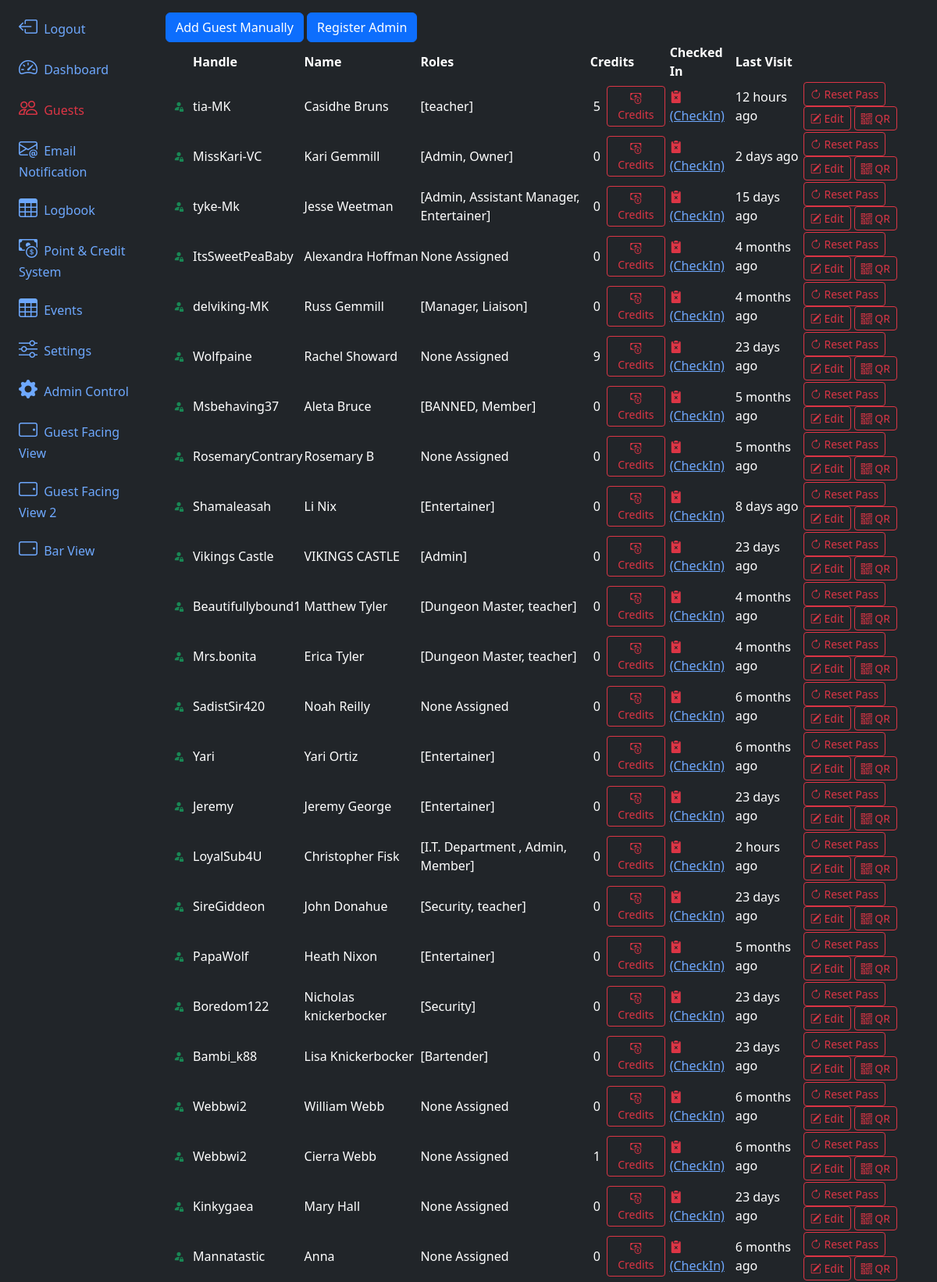
The page /guests/ (signed in, upper part) on the database its author committed.
### app/models.py (models this page shows, shortened)
@dataclass
class Guest(db.Model, UserMixin):
    id:int = db.Column(db.Integer, primary_key=True)
    uuid:str  = db.Column(db.String, unique=True, name="uuid")
    fetUsername:str  = db.Column(db.String(100) )
    name:str  = db.Column(db.String(100), nullable=False)
    email:str  = db.Column(db.String(200), nullable=False)
    phone:str  = db.Column(db.String(20))
    barStatus:int = db.Column(db.Integer, default=0)
    checkin_blocked:bool = db.Column(db.Boolean(), default=False)
    password:str  = db.Column(db.String(255))
    allow_qrcode_refresh:bool = db.Column(db.Boolean(), default=True)
    roles = db.relationship('Role', backref=db.backref('guests'), secondary=guest_role)
    performs = db.relationship('Addon', backref='guests', secondary='guest_addons')
    termsCheck:bool = db.Column(db.Boolean(), default=False)
    termsDate = db.Column(db.DateTime(timezone=True), server_default=func.now())
    membershipEmailSent:bool = db.Column(db.Boolean(), default=False)
    membershipEmailSentDate = db.Column(db.DateTime(timezone=True), server_default=None)
    membershipStart = db.Column(db.DateTime(timezone=True), server_default=None)
    membershipEnd = db.Column(db.DateTime(timezone=True), server_default=None)
    credit = db.relationship('GuestCredit',backref='guest')
    logbook = db.relationship('Guestlog', backref='guest')
    checkedIn:bool = db.Column(db.Boolean(), default=False)
    lastVisit = db.Column(db.DateTime(timezone=True), server_default=None)
    lastCheckOut = db.Column(db.DateTime(timezone=True), server_default=None)
    created_at = db.Column(db.DateTime(timezone=True), server_default=func.now())

@dataclass
class Role(db.Model):
    id:int = db.Column(db.Integer, primary_key=True)
    name:str  = db.Column(db.String(100))
    description:str  = db.Column(db.String(200))
    permissions:str  = db.Column(db.String(200))
    skip_payment_at_checkin:bool = db.Column(db.Boolean(), default=False)
    skip_tos_update_at_checkin:bool = db.Column(db.Boolean(), default=False)
    allow_login_to_backoffice:bool = db.Column(db.Boolean(), default=False)
    allow_password_reset:bool = db.Column(db.Boolean(), default=False)
    notify_staff_on_checkin:bool = db.Column(db.Boolean(), default=False)
    auto_checkout_on_event_end:bool = db.Column(db.Boolean(), default=False)
    def __repr__(self):
        return f'{self.name}'

@dataclass
class GuestCredit(db.Model):
    id:int = db.Column(db.Integer, primary_key=True)
    lastUpdate = db.Column(db.DateTime(timezone=True), server_default=None)
    guest_id = db.Column(db.Integer, db.ForeignKey('guest.id'), nullable=False)
    points:int  = db.Column(db.Integer, nullable=False, default=0)
    generalAmount:int  = db.Column(db.Integer, nullable=False, default=0)
    specialEventAmount:int  = db.Column(db.Integer, nullable=False, default=0)
    privateSessionAmount:int  = db.Column(db.Integer, nullable=False, default=0)

### app/routes.py (the view, shortened to what this page needs)
@app.route('/guests/', methods=['GET', 'POST'])
def guests():
    return render_template('guests.html', guests=Guest.query.all(), settings = Setting.query.first(), roles = Role.query.all())

### app/__init__.py (called while the page is built)
@app.template_filter('check_role_allow_password_reset')
def check_role_allow_password_reset(guest):
    return any(x.allow_password_reset == True for x in guest.roles)

@app.template_filter('get_general_credits')
def get_general_credits(credit):
    return sum(x.generalAmount for x in credit)

### app/models.py (called while the page is built)
@login_manager.user_loader
def load_user(user_id):
    return Guest.query.get(int(user_id))

### app/templates/guests.html (shortened to what this page needs)
{% extends 'layout.html' %}
{% block content %}
<div id="toolbar">
    <button type="button" class="btn btn-primary" data-bs-toggle="modal" data-bs-target="#registerModal"
        data-bs-mode="new">Add Guest Manually</button>
    <a href="/registerAdmin"><button type="button" class="btn btn-primary">Register Admin</button></a>
</div>
<table class="table-dark rounded-3 overflow-hidden" data-toolbar="#toolbar" data-toggle="table"
    data-show-columns="true">
    <thead>
        <tr>
            <th scope="col" data-switchable="true"></th>
            <th data-sortable="true" scope="col" data-switchable="false">Handle</th>
            <th data-sortable="true" scope="col" data-field="name" data-visible="false" class='d-none d-md-table-cell'>
                Name</th>
            <th data-sortable="true" scope="col" class='d-none d-lg-table-cell' data-switchable="false">Roles</th>
            <th data-sortable="true" scope="col" class='d-none d-xl-table-cell' data-switchable="false">Credits</th>
            <th data-sortable="true" scope="col" data-switchable="false">Checked In</th>
            <th data-sortable="true" scope="col" data-switchable="false">Last Visit</th>
            <th data-align="right" scope="col" data-switchable="false"></th>
        </tr>
    </thead>
    <tbody>
        {% for guest in guests %}
        <tr>
            <td>
                <button type="button" class="btn btn-sm" data-bs-mode="edit" data-bs-uuid="{{guest.id}}">
                    {% if guest.checkin_blocked == None %}
                    <i class="bi bi-person-fill-lock text-success"></i>
                    {% elif guest.checkin_blocked == False %}
                    <i class="bi bi-person-fill-lock text-success"></i>
                    {% else %}
                    <i class="bi bi-person-fill-lock text-danger"></i>
                    {% endif %}
                </button>
            </td>
            <td>
                {% if guest.fetUsername %}
                {{guest.fetUsername}}
                {% else %}
                {{guest.name}}
                {% endif %}
            </td>
            <td class='d-none d-md-table-cell'>{{guest.name}}</td>
            {% if guest.roles %}
            <td class='d-none d-lg-table-cell'>{{guest.roles}}</td>
            {% else %}
            <td class='d-none d-lg-table-cell'>None Assigned</th>
                {% endif %}
            <td class=''>
                <div class="d-flex flex-row justify-content-between align-items-center">
                    <div class="px-1">{{guest.credit | get_general_credits }}</div>
                    <div class="px-1"><a href="/guestCredit/{{guest.id}}"><button type="button"
                                class="btn btn-sm btn-outline-danger"><i class="bi bi-cash-coin"></i>
                                Credits</button></a></div>
                </div>
            </td>
            {% if guest.checkedIn %}
            <td class='d-none d-lg-table-cell'><i class="bi bi-clipboard2-check-fill text-success"></i> <a
                    href="/checkOut/{{guest.id}}/Manually?next=%2Fguests">(CheckOut)</a></td>
            {% else %}
            <td class='d-none d-lg-table-cell'><i class="bi bi-clipboard2-x-fill text-danger"></i> <a
                    href="/checkIn/{{guest.id}}/Manually?next=%2Fguests">(CheckIn)</a></td>
            {% endif %}
            {% if guest.lastVisit %}
            <td>{{ moment(guest.lastVisit).fromNow() }}</td>
            {% else %}
            <td>Never</td>
            {% endif %}
            <td>
                {% if current_user.roles and current_user | check_role_allow_password_reset %}
                <a href="/resetPassword/{{guest.id}}"><button type="button" class="btn btn-sm btn-outline-danger"><i
                            data-bs-toggle="tooltip" data-bs-title="Reset Guest Password"
                            class="bi bi-arrow-clockwise"></i> Reset Pass</button></a>
                {% endif %}
                <button type="button" class="btn btn-sm btn-outline-danger" data-bs-toggle="modal"
                    data-bs-target="#registerModal" data-bs-mode="edit" data-bs-uuid="{{guest.id}}"
                    data-bs-roles="{{guest.roles}}"><i class="bi bi-pencil-square"></i> Edit</button>
                <button type="button" class="btn btn-sm btn-outline-danger" data-bs-toggle="modal"
                    data-bs-target="#qrModal" data-bs-qr="{{guest.uuid}}"><i class="bi bi-qr-code"></i> QR</button>
            </td>
        </tr>
        {% endfor %}
    </tbody>
</table>
{% endblock content %}

### rows shown on the page
Guest: fetUsername "tia-MK", name "Casidhe Bruns", roles "[teacher]", credit|get_general_credits "5", lastVisit "12 hours ago"
Guest: fetUsername "MissKari-VC", name "Kari Gemmill", roles "[Admin, Owner]", credit|get_general_credits "0", lastVisit "2 days ago"
Guest: fetUsername "tyke-Mk", name "Jesse Weetman", roles "[Admin, Assistant Manager, Entertainer]", credit|get_general_credits "0", lastVisit "15 days ago"
Guest: fetUsername "ItsSweetPeaBaby", name "Alexandra Hoffman", shows "None Assigned", credit|get_general_credits "0", lastVisit "4 months ago"
Guest: fetUsername "delviking-MK", name "Russ Gemmill", roles "[Manager, Liaison]", credit|get_general_credits "0", lastVisit "4 months ago"
Guest: fetUsername "Wolfpaine", name "Rachel Showard", shows "None Assigned", credit|get_general_credits "9", lastVisit "23 days ago"
Guest: fetUsername "Msbehaving37", name "Aleta Bruce", roles "[BANNED, Member]", credit|get_general_credits "0", lastVisit "5 months ago"
Guest: fetUsername "RosemaryContrary", name "Rosemary B", shows "None Assigned", credit|get_general_credits "0", lastVisit "5 months ago"
Guest: fetUsername "Shamaleasah", name "Li Nix", roles "[Entertainer]", credit|get_general_credits "0", lastVisit "8 days ago"
Guest: fetUsername "Vikings Castle", name "VIKINGS CASTLE", roles "[Admin]", credit|get_general_credits "0", lastVisit "23 days ago"
Guest: fetUsername "Beautifullybound1", name "Matthew Tyler", roles "[Dungeon Master, teacher]", credit|get_general_credits "0", lastVisit "4 months ago"
Guest: fetUsername "Mrs.bonita", name "Erica Tyler", roles "[Dungeon Master, teacher]", credit|get_general_credits "0", lastVisit "4 months ago"
Guest: fetUsername "SadistSir420", name "Noah Reilly", shows "None Assigned", credit|get_general_credits "0", lastVisit "6 months ago"
Guest: fetUsername "Yari", name "Yari Ortiz", roles "[Entertainer]", credit|get_general_credits "0", lastVisit "6 months ago"
Guest: fetUsername "Jeremy", name "Jeremy George", roles "[Entertainer]", credit|get_general_credits "0", lastVisit "23 days ago"
Guest: fetUsername "LoyalSub4U", name "Christopher Fisk", roles "[I.T. Department , Admin, Member]", credit|get_general_credits "0", lastVisit "2 hours ago"
Guest: fetUsername "SireGiddeon", name "John Donahue", roles "[Security, teacher]", credit|get_general_credits "0", lastVisit "23 days ago"
Guest: fetUsername "PapaWolf", name "Heath Nixon", roles "[Entertainer]", credit|get_general_credits "0", lastVisit "5 months ago"
Guest: fetUsername "Boredom122", name "Nicholas knickerbocker", roles "[Security]", credit|get_general_credits "0", lastVisit "23 days ago"
Guest: fetUsername "Bambi_k88", name "Lisa Knickerbocker", roles "[Bartender]", credit|get_general_credits "0", lastVisit "23 days ago"
Guest: fetUsername "Webbwi2", name "William Webb", shows "None Assigned", credit|get_general_credits "0", lastVisit "6 months ago"
Guest: fetUsername "Webbwi2", name "Cierra Webb", shows "None Assigned", credit|get_general_credits "1", lastVisit "6 months ago"
Guest: fetUsername "Kinkygaea", name "Mary Hall", shows "None Assigned", credit|get_general_credits "0", lastVisit "23 days ago"
Guest: fetUsername "Mannatastic", name "Anna", shows "None Assigned", credit|get_general_credits "0", lastVisit "6 months ago"
